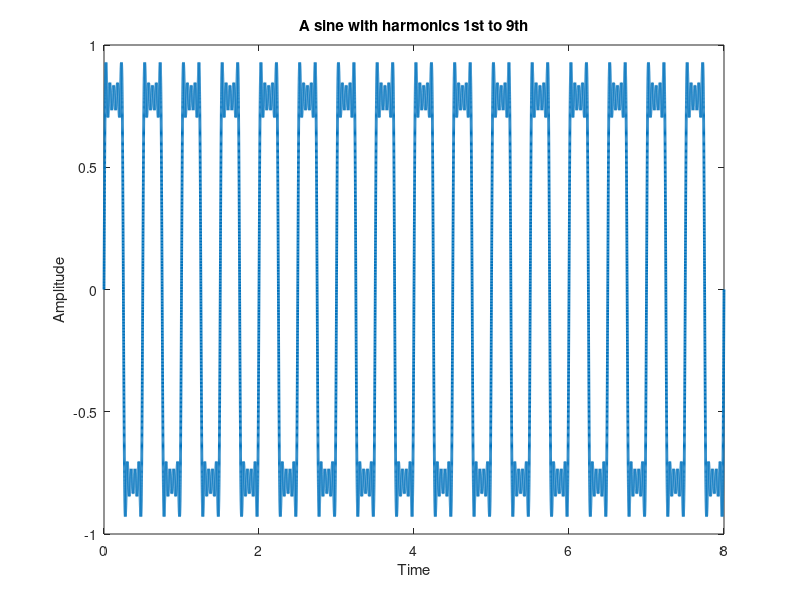

MATLAB code to generate this figure:
t = 0:0.0001:8;
x = 0;
for n=1:2:9
    x = x + sin(2*pi*t*2*n)/n;
end
plot(t, x, 'linewidth', 2);
title('A sine with harmonics 1st to 9th');
ylabel('Amplitude');
xlabel('Time');
